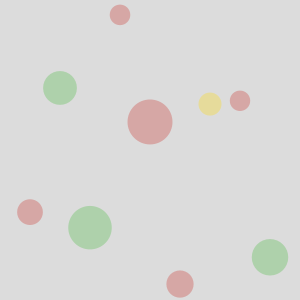
Frame 1 (no input)
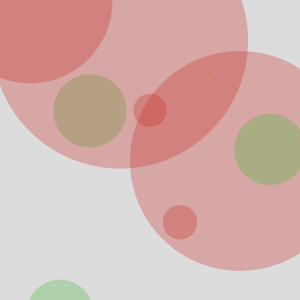
Frame 60 (the mouse pressed at the canvas centre just before this capture)
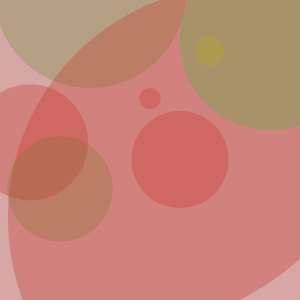
Frame 120 (the mouse held since frame 60 and released just before this capture)

The Processing sketch that drew these frames (run headless with seeded random() and noise(); from frame 60 on, the mouse is pressed at the canvas centre):

// Processing sketch: processing_20458
// ── processing_20458.pde

int num = 10;
float mySize = 50;
float[] ypos = new float[num];
float[] speed = new float[num];
color[] myColors = new color[4];
int[] col = new int[num];
float[] rad = new float[num];

void setup() {

  size(300,300);

  //explicitly add colors to the myColors array
  myColors[0] = color(200,40,35,75);
  myColors[1] = color(65,185,54,75);
  myColors[2] = color(255,217,0,75);
  myColors[3] = color(0,168,255,75);

  //use a loop to randomly seed ypos, speed, and col
  for(int i=num-1; i>=0; i--) {
    ypos[i] = random(0,height);
    speed[i] = random(-5,5);
    col[i] = floor(random(0,4));
    rad[i] = random(20,50);
  }
  noStroke();
  smooth();
}

void draw() {
  background(220);
  
  for(int i=0; i<num-1; i++) {
    //use the int from col[] to choose the fill from myColors[]
    fill(myColors[col[i]]);
    //draw the ellipse using ypos[]
    ellipse(width/num * i + width/num, ypos[i], rad[i], rad[i]);
    //update ypos[] with speed[]
    ypos[i] = ypos[i] + speed[i];
    rad[i] = rad[i] + speed[i];
    
    //if the circles go off the screen, reset them
    if(ypos[i] > height + mySize/2) ypos[i] = -mySize/2;
    if(ypos[i] < -mySize/2) ypos[i] = height - +mySize/2;
    if(rad[i] > 200) rad[i] = 10;
  }
}
